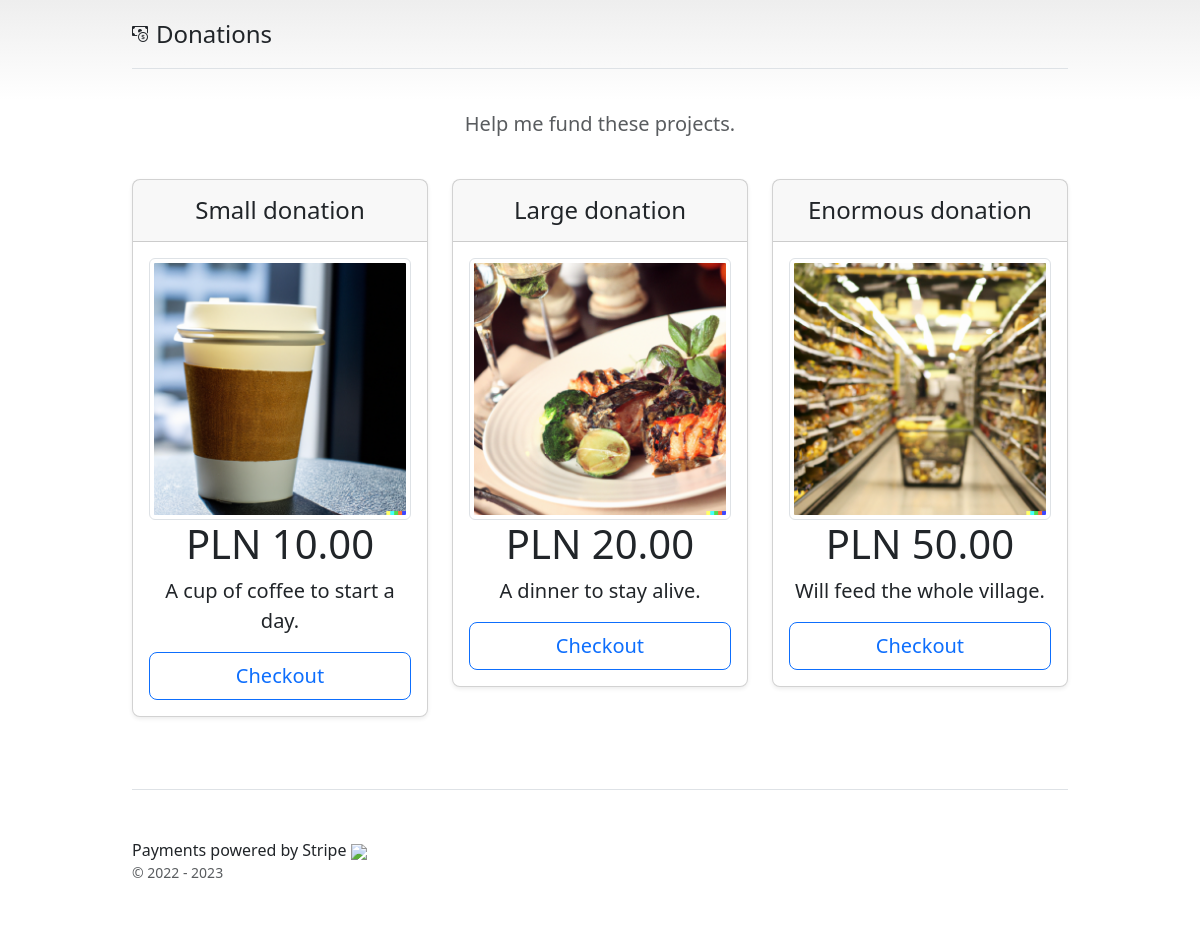
The page / on the database its author committed.
### donationwebsite/models.py (models this page shows, shortened)
class Product(models.Model):
    name = models.CharField(max_length=100)
    stripe_product_id = models.CharField(max_length=100)
    description = models.CharField(max_length=1000)
    image = models.ImageField(upload_to='images/')

class Price(models.Model):
    product = models.ForeignKey(Product, on_delete=models.CASCADE)
    stripe_price_id = models.CharField(max_length=100)
    price = models.IntegerField(default=0)  # cents
    def get_display_price(self):
        return "{0:.2f}".format(self.price / 100)

### donationwebsite/views.py (the view)
# urls.py: path('', ProductLandingPageView.as_view(), name='landing'),
class ProductLandingPageView(TemplateView):
    template_name = "landing.html"
    def get_context_data(self, **kwargs):
        products_in_db = Product.objects.all()
        products_with_prices = {}
        for product in products_in_db:
            products_with_prices[product] = Price.objects.filter(product=product)[0]
        context = super(ProductLandingPageView,
                        self).get_context_data(**kwargs)
        context.update({
            "products": products_with_prices
        })
        return context

### templates/landing.html (shortened to what this page needs)
{% extends 'base.html' %}
{% block content %}
{% load static %}
<section>
  <main>
      <div class="pricing-header p-3 pb-md-4 mx-auto text-center">
      <p class="fs-5 text-muted">Help me fund these projects.</p>
    </div>
    <div class="row row-cols-1 row-cols-md-3 mb-3 text-center">
         {% for product, price in products.items %}
      <div class="col">
        <div class="card mb-4 rounded-3 shadow-sm">
          <div class="card-header py-3">
            <h4 class="my-0 fw-normal">{{ product.name }}</h4>
          </div>
          <div class="card-body">
              <img src="{{ product.image.url }}" class="rounded mx-auto img-thumbnail" alt="donation_image">
            <h1 class="card-title pricing-card-title">PLN {{ price.get_display_price }}</h1>
            <blockquote class="blockquote">
              <p>{{ product.description}}</p>
            </blockquote>
               <form action="{% url 'create-checkout-session' price.id %}" method="POST">
                        <button type="submit" class="w-100 btn btn-lg btn-outline-primary">Checkout</button>
                    </form>
          </div>
        </div>
      </div>
           {% endfor %}
    </div>
  </main>
</section>
{% endblock %}

### templates/base.html (shortened to what this page needs)
<!doctype html>
{% load static %}
<html lang="en">
  <head>
    <link href="https://cdn.jsdelivr.net/npm/bootstrap@5.3.0-alpha1/dist/css/bootstrap.min.css" rel="stylesheet">
    <link rel="stylesheet" href="{% static 'assets/css/pricing.css' %}">
    <link rel="stylesheet" href="https://cdn.jsdelivr.net/npm/bootstrap-icons@1.10.3/font/bootstrap-icons.css">
  </head>
  <body>
<div class="container py-3">
<header>
    <div class="d-flex flex-column flex-md-row align-items-center pb-3 mb-4 border-bottom">
      <a href="/" class="d-flex align-items-center text-dark text-decoration-none">
      <i class="bi bi-cash-coin cashicon me-2" ></i></a>
      <span class="fs-4">Donations</span>
    </div>
  </header>
{% block content %}
{% endblock %}
  <footer class="pt-4 my-md-5 pt-md-5 border-top">
    <div class="row">
      <div class="col-12 col-md">
        Payments powered by Stripe <a href="https://stripe.com"><img src ="https://upload.wikimedia.org/wikipedia/commons/b/ba/Stripe_Logo%2C_revised_2016.svg" height="30px"></a>
        <small class="d-block mb-3 text-muted">&copy; 2022 - 2023</small>
      </div>
    </div>
  </footer>
</div>
  </body>
</html>

### static/assets/css/pricing.css (style rules this page uses)
body { background-image: linear-gradient(180deg, #eee, #fff 100px, #fff); }
.container { max-width: 960px; }
.pricing-header { max-width: 700px; }

### rows shown on the page
Product: name "Small donation", image (picture), get_display_price "10.00", description "A cup of coffee to start a day."
Product: name "Large donation", image (picture), get_display_price "20.00", description "A dinner to stay alive."
Product: name "Enormous donation", image (picture), get_display_price "50.00", description "Will feed the whole village."
